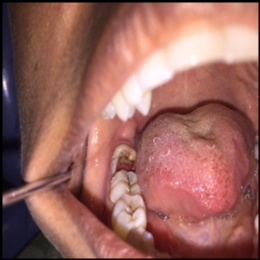
#> input picture OralCancer/cancer/img_cancer_1.jpg, 260 x 260 px; its folder holds only this picture in this run
$ python preprocessing.py
#> lines starting #> are read from the running program, lines starting #| are printed output that depends on the picture
import cv2
import os
import shutil
import math
import random
import numpy as np
import pandas as pd
import matplotlib.pyplot as plt
from sklearn.metrics import mean_squared_error

import warnings
warnings.filterwarnings("ignore")


# Function to remove Duplicate Images in the Dataset
def findDelDuplImg(file_name , file_dir):
    searchedImgPath = os.path.join(file_dir, file_name);
    searchedImage = np.array(cv2.imread(searchedImgPath, 0));
    # Start iterate over all images
    for cmpImageName in os.listdir(file_dir):
        if cmpImageName != file_name:
            # If name is different
            try:
                # Concatenate path to image
                cmpImagePath = os.path.join(file_dir, cmpImageName);
                # Open image to be compared
                cmpImage = np.array(cv2.imread(cmpImagePath, 0))
                # Count root mean square between both images (RMS)
                rms = math.sqrt(mean_squared_error(searchedImage, cmpImage))
            except:
                continue
            # If RMS is smaller than 3 - this means that images are similar or the same
            if rms < 3:
                # Delete Same Image in Dir
                os.remove(cmpImagePath);

# Function for Image preprocessing
def processDataset(dataset_src, dataset_dest):
    # Making a Copy of Dataset
#> called with dataset_src = 'Input\\OralCancer', dataset_dest = 'OralCancer'
    shutil.copytree(src, dest)
    for folder in os.listdir(dest):
        for (index, file) in enumerate(os.listdir(os.path.join(dest, folder)), start = 1):
            filename = f'img_{folder}_{index}.jpg';
            img_src = os.path.join(dest, folder, file);
            img_des = os.path.join(dest, folder, filename);
            # Preprocess the Images
            img = cv2.imread(img_src);
#> img is the input picture: shape (260, 260, 3); mean B, G, R 95.2, 103, 154.8
            img = cv2.resize(img, (256, 256));
#> img: shape (256, 256, 3)
            img = cv2.copyMakeBorder(img, 2, 2, 2, 2, cv2.BORDER_CONSTANT, value=0);
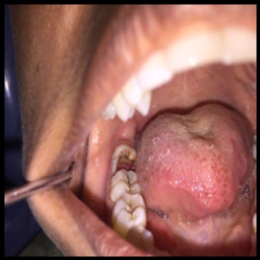
#> img: shape (260, 260, 3); mean B, G, R 92.2, 99.7, 150
            img = cv2.blur(img, (2, 2));
            cv2.imwrite(img_des ,img);
            os.remove(img_src);
        for file in os.listdir(os.path.join(dest, folder)):
                # Find duplicated images and delete duplicates.
                findDelDuplImg(file, os.path.join(dest, folder));
#> pass 2 of the loop in processDataset, `for folder in os.listdir(dest):`:
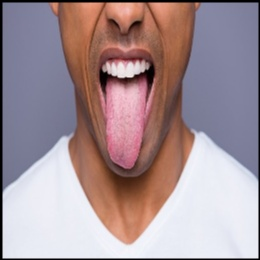
#> input picture OralCancer/non-cancer/img_non-cancer_1.jpg, 260 x 260 px
#> in processDataset, img is the input picture: shape (260, 260, 3); mean B, G, R 151.1, 145.7, 165.3
#> in processDataset, `img = cv2.copyMakeBorder(img, 2, 2, 2, 2, cv2.BORDER_CONSTANT, value=0);`:
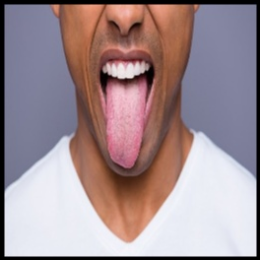
#> img: shape (260, 260, 3); mean B, G, R 146.4, 141.2, 160.1
#> in processDataset, `img = cv2.blur(img, (2, 2));`:
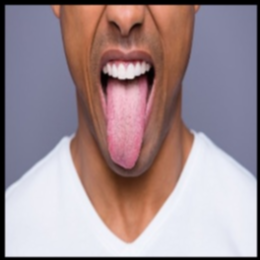
#> img: shape (260, 260, 3); mean B, G, R 146.7, 141.5, 160.4

# Source Location for Dataset
src = 'Input\OralCancer';
# Destination Location for Dataset
dest = 'OralCancer';
# Image preprocessing
processDataset(src, dest);
